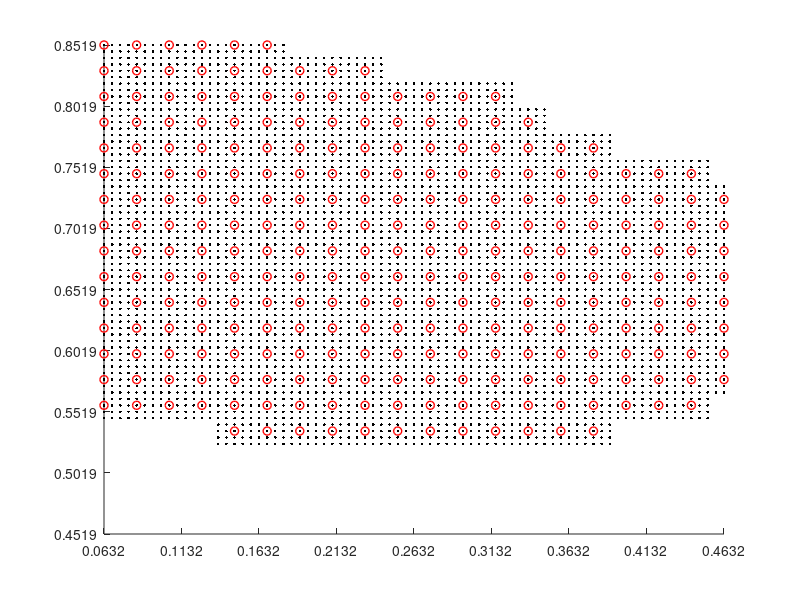

The MATLAB source for this figure: (Note: this script raises an error after producing the figure.)
load('data/GenData.mat');
d_init = [0.2632;0.6519];
par.nData = 20;
lbx = d_init - [0.2;0.2];
ubx = d_init + [0.2;0.2];

x1 = linspace(lbx(1),ubx(1),par.nData);
x2 = linspace(lbx(2),ubx(2),par.nData);

k = 0;
for i =1:numel(x1)
    for j = 1:numel(x2)
        k = k+1;
        xi(:,k) = [x1(i);x2(j)];
    end
end

t1 = GenData.sol_t(1:26:end);
ind = find(GenData.sol_t<min(t1));
ind2 = find(GenData.sol_t>=min(t1));

t2 = GenData.sol_t(ind);

CPU1.min = min(t1);
CPU1.avg = mean(t1);
CPU1.max = max(t1);

CPU2.min = min(t2);
CPU2.avg = mean(t2);
CPU2.max = max(t2);

figure(45)
clf
hold all
plot(GenData.x(1,ind),GenData.x(2,ind),'k.','markersize',6)
% plot(xi(1,:),xi(2,:),'ro','linewidth',1)
plot(GenData.x(1,ind2),GenData.x(2,ind2),'ro','linewidth',1)
xlim([lbx(1),ubx(1)])
ylim([lbx(2),ubx(2)])
yticks([lbx(2):0.05:ubx(2)])
xticks([lbx(1):0.05:ubx(1)])
axs = gca;
axs.TickLabelInterpreter = 'latex';
axs.FontSize = 14;
xlabel('concentration','Interpreter','latex')
ylabel('Temperature','Interpreter','latex')

%%

NN = load('data/approx_nmpc.mat');
MPC = load('data/nmpc.mat');

figure(46)
clf
hold all
stairs(MPC.NMPC.u,'b','linewidth',2.5)
stairs(NN.NMPC.u,'r','linewidth',2.5)
axs = gca;
axs.TickLabelInterpreter = 'latex';
axs.FontSize = 14;
box on
grid on
legend('$\pi^*_{mpc}(x)$','$\pi^*_{approx}(x)$','Interpreter','latex')
ylabel('$u$','Interpreter','latex')
xlabel('time ','Interpreter','latex')







